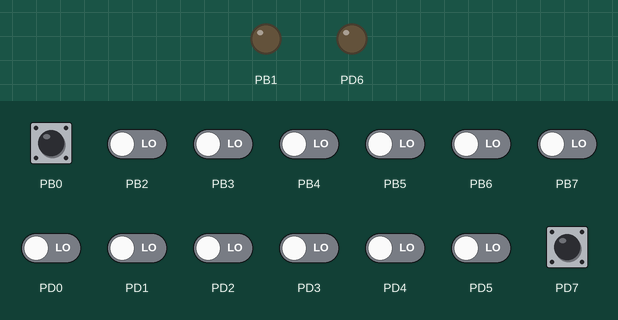
This program was run on a simulated ATmega328P, built with avr-gcc and emulated at 8 MHz (the files do not name the chip). Shown: output pins drawn as LEDs (lit = HIGH). The inputs (shaded band) are chosen by the test bench; at power-on: PB0, PD7 HIGH, PB2–7, PD0–5 LOW.

Above: at 1.2 s.
1.3 s: PD7 pulled LOW for 0.15 s
At 1.6 s:
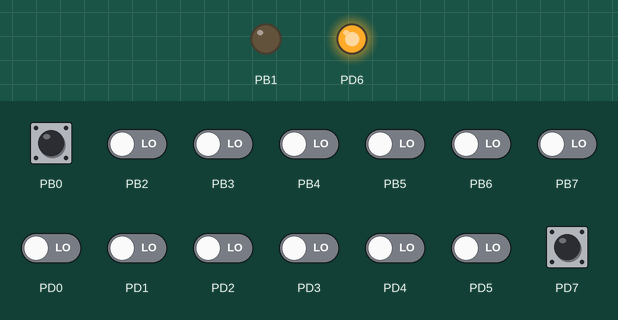
2.9 s: PB0 pulled LOW for 0.15 s
At 4.0 s:
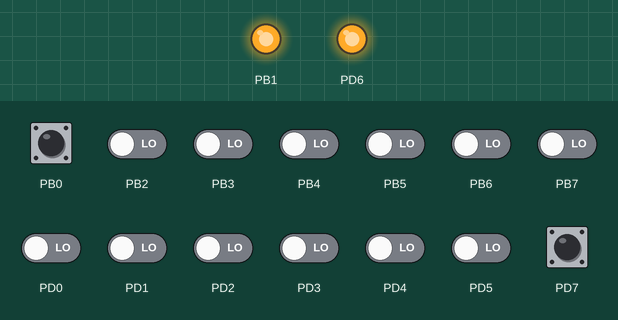
4.5 s: PB0 pulled LOW for 1 s
At 5.3 s:
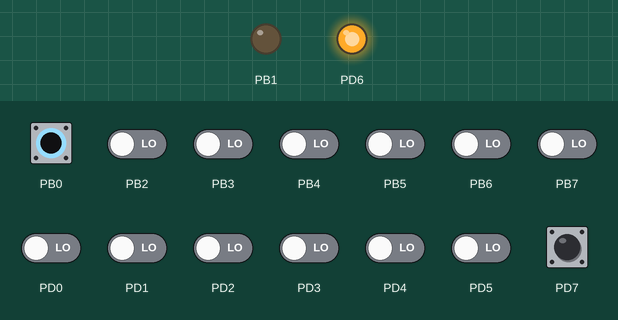
Timing chart, 0 to 7.5 s (numbered marks = the images above; inputs shaded):
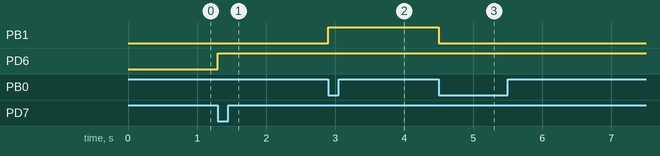

The program:

main.cpp
```cpp
/* * test_of_h_and_c_files.cpp
 * * Created: 08-10-2020 13:23:28

 Version  0.7

The purpose with this task is to make a library that does
		some of the Arduino-like handling of io-pins(but OO)
			digitalRead()
			digitalWrite()
			PORTPin()  //constructor
		a button derived from the portpin
			Pressed_since_last();
			Wait_for_Press();

Example :

		Button startbutton = Button(D,7,0);  //sets PORTD.7 to be an input (last argument 1 for out 0 for in)
		PORTPin statusled = PORTPin(D,6,1);  //sets PORTD.6 to be an output (last argument 1 for out 0 for in)
		startbutton.digitalWrite(1); //writing 1 to an input allows setting the pullup

		Button togglebutton = Button(B,0,0);  //sets PORTB.0 to be an input (last argument 1 for out 0 for in)
		PORTPin redled = PORTPin(B,1,1);  //sets PORTB.1 to be an output (last argument 1 for out 0 for in)
		togglebutton.digitalWrite(1); //writing 1 to an input allows setting the pullup

		startbutton.Wait_for_Press();  //blocking untill pressed
		statusled.digitalWrite(true);

		while(1)
		{
			if (togglebutton.Pressed_since_last())
			{
				redled.digitalWrite(! redled.digitalRead());
			}
			_delay_ms(10);
		}

 * Author : knn
 */

#include <avr/io.h>
#include <stdbool.h>
#define F_CPU 8000000
#include "util/delay.h"


typedef enum
{
	B,
	C,
	D
}   PortnameType;


class PORTPin
{
public:
PORTPin(PortnameType p, char pinr,bool direction);  //constructor takes portb-bit nr and direction as input
void digitalWrite(bool flag);  // sets the output value on pin to hi if flag is true
bool digitalRead(void);  // sets the output value on pin to hi if flag is true
protected:
volatile uint8_t	*PORT;// pointer to PORT
volatile uint8_t	*PIN;// pointer to PIN
volatile uint8_t	*DDR;// pointer to DDR
unsigned char portnumber;
PortnameType Portname;
};


PORTPin::PORTPin(PortnameType p, char pinr,bool direction)  //constructor takes portb-bit nr and direction as input
{
	Portname = p;   // to be followed up
	portnumber = pinr;
	if (Portname == B)
	{
		PORT = &PORTB;
		PIN = &PINB;
		DDR = &DDRB;
	}
	if (Portname == C)
	{
		PORT = &PORTC;
		PIN = &PINC;
		DDR = &DDRC;
	}
	if (Portname == D)
	{
		PORT = &PORTD;
		PIN = &PIND;
		DDR = &DDRD;
	}

	if(direction) *DDR = (1<<portnumber);  //1 is output 0 is input
}


void PORTPin::digitalWrite(bool flag)  // sets the output value on pin to hi if flag is true
{
	if(flag)
	{
	*PORT |= (1<<portnumber); // PORTB.n set high
	}else
	{
	*PORT &= ~(1<<portnumber); // PORTB.n set high
	}
}


bool PORTPin::digitalRead()  //  gets the immediate status of Button n....true for being pressed
{
	if (0 == (*PIN & (1<<portnumber)))
	{
		return false;
	}
	else
	{
		return true;
	}
}


class Button : public PORTPin
{
bool last_state_pressed = false;
public:
Button(PortnameType p, char pinr,bool direction) :  PORTPin(p,pinr,direction){}
//The button constructor only runs its "parent"

bool Pressed_since_last();
void Wait_for_Press();

};


void Button::Wait_for_Press()
{   //  Blocking function call  !!
	while (digitalRead() == true)
		{
			//Do nothing
		}

}


bool Button::Pressed_since_last()
//returns true if the state of the button has changed from
//not being pressed
//to actively being pressed
//since last call of the same function
{
bool currentstate_pressed, temp_ret;
if  ((*PIN & (1<<portnumber)) == 0)
	currentstate_pressed = true;
else
	currentstate_pressed = false;

if ((last_state_pressed == false) && (currentstate_pressed	== true))
	temp_ret = true;
else
	temp_ret = false;

last_state_pressed=currentstate_pressed;

return temp_ret;
}


int main(void)
{
	Button startbutton = Button(D,7,0);  //sets PORTD.7 to be an input (last argument 1 for out 0 for in)
	PORTPin statusled = PORTPin(D,6,1);  //sets PORTD.6 to be an output (last argument 1 for out 0 for in)
	startbutton.digitalWrite(1); //writing 1 to an input allows setting the pullup

	Button togglebutton = Button(B,0,0);  //sets PORTB.0 to be an input (last argument 1 for out 0 for in)
	PORTPin redled = PORTPin(B,1,1);  //sets PORTB.1 to be an output (last argument 1 for out 0 for in)
	togglebutton.digitalWrite(1); //writing 1 to an input allows setting the pullup

	startbutton.Wait_for_Press();  //blocking untill pressed
	statusled.digitalWrite(true);

	while(1)
	{
		if (togglebutton.Pressed_since_last())
		{
			redled.digitalWrite(! redled.digitalRead());
		}
		_delay_ms(10);
	}
}
```

Measured:
- after the input at 1.3 s, PD6: LOW → HIGH at once
- after the input at 2.9 s, PB1: LOW → HIGH at once
- after the input at 4.5 s, PB1: HIGH → LOW at once
